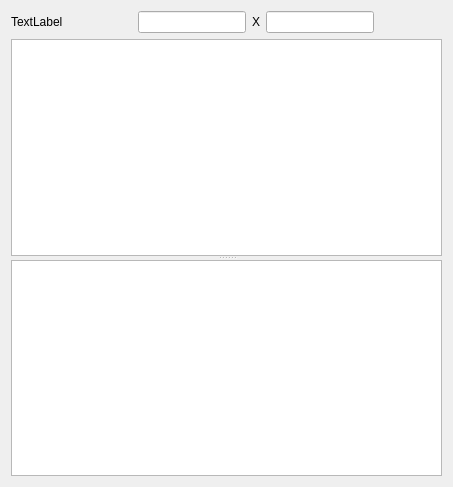
<?xml version="1.0" encoding="UTF-8"?>
<ui version="4.0">
 <class>ArrayCreatorByImage</class>
 <widget class="QWidget" name="ArrayCreatorByImage">
  <property name="geometry">
   <rect>
    <x>0</x>
    <y>0</y>
    <width>453</width>
    <height>487</height>
   </rect>
  </property>
  <property name="windowTitle">
   <string>Form</string>
  </property>
  <layout class="QGridLayout" name="gridLayout">
   <item row="0" column="5">
    <spacer name="horizontalSpacer">
     <property name="orientation">
      <enum>Qt::Horizontal</enum>
     </property>
     <property name="sizeHint" stdset="0">
      <size>
       <width>40</width>
       <height>20</height>
      </size>
     </property>
    </spacer>
   </item>
   <item row="0" column="2">
    <widget class="QLineEdit" name="lineEdit"/>
   </item>
   <item row="0" column="3">
    <widget class="QLabel" name="label_2">
     <property name="text">
      <string>X</string>
     </property>
    </widget>
   </item>
   <item row="0" column="0">
    <widget class="QLabel" name="label">
     <property name="text">
      <string>TextLabel</string>
     </property>
    </widget>
   </item>
   <item row="0" column="1">
    <spacer name="horizontalSpacer_2">
     <property name="orientation">
      <enum>Qt::Horizontal</enum>
     </property>
     <property name="sizeHint" stdset="0">
      <size>
       <width>40</width>
       <height>20</height>
      </size>
     </property>
    </spacer>
   </item>
   <item row="0" column="4">
    <widget class="QLineEdit" name="lineEdit_2"/>
   </item>
   <item row="1" column="0" colspan="6">
    <widget class="QSplitter" name="splitter">
     <property name="orientation">
      <enum>Qt::Vertical</enum>
     </property>
     <widget class="QGraphicsView" name="graphicsView"/>
     <widget class="QTextEdit" name="textEdit">
      <property name="dataKey" stdset="0">
       <string notr="true">formattedArray</string>
      </property>
     </widget>
    </widget>
   </item>
  </layout>
 </widget>
 <resources/>
 <connections/>
</ui>
